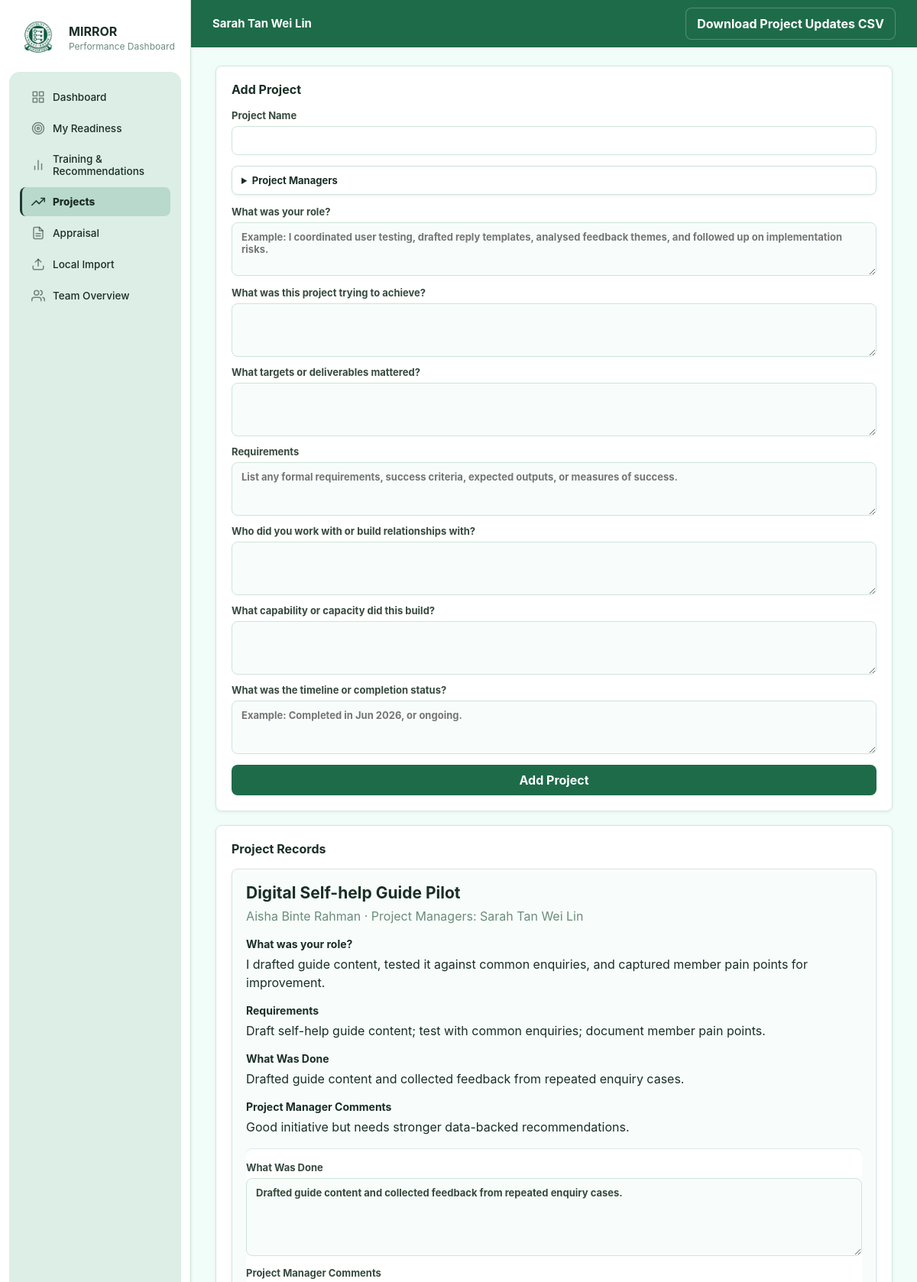
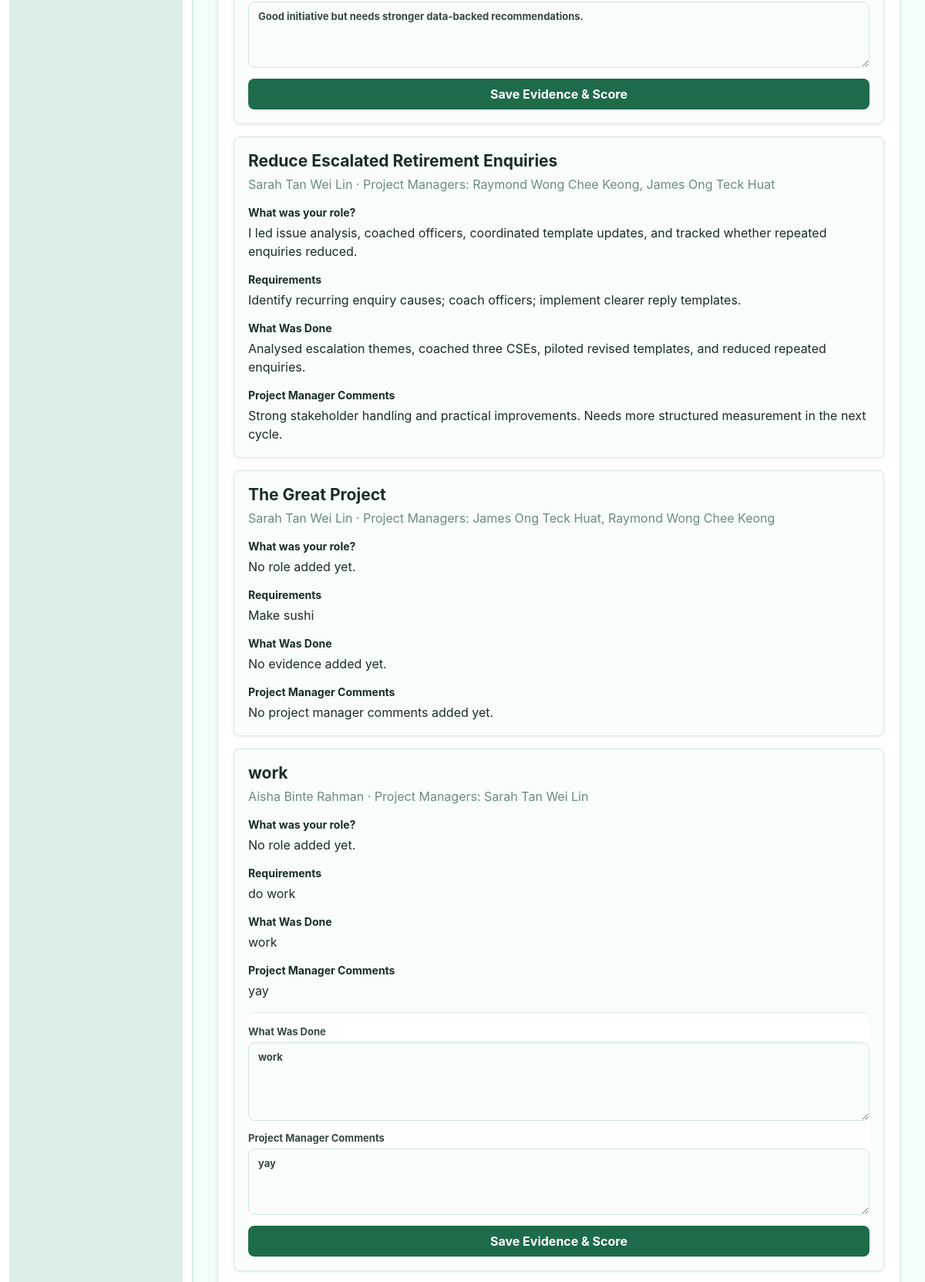
/projects (signed in, upper part), run on the app's committed database (2 pictures, top to bottom).
### tables this page shows
CREATE TABLE "users" (
              id TEXT PRIMARY KEY,
              username TEXT NOT NULL UNIQUE,
              password_hash TEXT NOT NULL,
              name TEXT NOT NULL,
              role TEXT NOT NULL CHECK (role IN ('CSE', 'TL', 'CSM', 'AH', 'Admin')),
              record_version INTEGER NOT NULL DEFAULT 1,
              updated_at TEXT NOT NULL DEFAULT CURRENT_TIMESTAMP
            );

CREATE TABLE project_records (
  id INTEGER PRIMARY KEY AUTOINCREMENT,
  officer_id TEXT NOT NULL,
  project_name TEXT NOT NULL,
  project_lead TEXT NOT NULL DEFAULT '',
  requirements_text TEXT NOT NULL,
  evidence_text TEXT NOT NULL DEFAULT '',
  supervisor_comments TEXT NOT NULL DEFAULT '',
  supervisor_score REAL,
  updated_at TEXT NOT NULL DEFAULT CURRENT_TIMESTAMP, project_leads TEXT NOT NULL DEFAULT '', project_role TEXT NOT NULL DEFAULT '',
  FOREIGN KEY(officer_id) REFERENCES users(id)
);

### app.py (the view, shortened to what this page needs)
@app.route("/projects", methods=["GET", "POST"])
@login_required
def projects_page():
    visible, officer = resolve_visible_officer()
    user = current_user()
    if user["role"] == "Admin":
        projects = all_projects()
    elif user["role"] in TEAM_ROLES:
        projects = projects_for_project_lead(user["id"])
    else:
        projects = projects_for(officer["id"])
    return render_page(
        "projects.html",
        users=visible,
        officer=officer,
        projects=projects,
        project_lead_options=[ item for item in list_users() if item["role"] in {*TEAM_ROLES, "Admin"} ],
    )

### app.py (called while the page is built)
def current_user():
    user_id = session.get("user_id")
    return find_user(user_id) if user_id else None

def login_required(fn):
    @wraps(fn)
    def wrapper(*args, **kwargs):
        if not current_user():
            return redirect(url_for("login"))
        return fn(*args, **kwargs)
    return wrapper

def render_page(template_name, **page_data):
    user = current_user()
    page_data["logged_in_user"] = user
    visible = visible_users(user, list_users()) if user else []
    viewed_user_id = session.get("view_as_id")
    viewed_user = find_user(viewed_user_id) if viewed_user_id else user
    nav_user = viewed_user if user and user["role"] == "Admin" and viewed_user and viewed_user["id"] != user["id"] else user
    page_data["viewed_user"] = viewed_user
    page_data["nav_user"] = nav_user
    page_data["viewing_options"] = visible
    return render_template(template_name, **page_data)

def resolve_visible_officer():
    user = current_user()
    users = list_users()
    visible = visible_users(user, users)
    officer_id = (
        request.values.get("officer_id")
        or session.get("view_as_id")
        or user["id"]
    )
    if user["role"] == "CSE":
        officer_id = user["id"]
    officer = find_user(officer_id)
    if officer is None:
        officer = user
    if not can_view_user(user, officer):
        abort(403)
    return visible, officer

### db.py (called while the page is built)
def db_path() -> Path:
    return Path(os.getenv("MIRROR_DB_PATH", str(DEFAULT_DB))).resolve()

def connect(path: Path | None = None) -> sqlite3.Connection:
    path = path or db_path()                            ## If caller gives a path, use it. Otherwise use normal app DB path.
    path.parent.mkdir(parents=True, exist_ok=True)      ## create the folder if missing
    conn = sqlite3.connect(path)                        ## opens the DB file, if file does not exist, SQLite can create it
    conn.row_factory = sqlite3.Row                      ## makes rows accessible by column name row["username"] (instead of just index row[0])
    conn.execute("PRAGMA foreign_keys = ON")            ## turns on foreign keys
    conn.execute("PRAGMA journal_mode = WAL")           ## WAL mode helps SQLite handle read/writes more smoothly
    return conn                                         ## return the open connection

def row_to_dict(row: sqlite3.Row | None) -> dict[str, Any] | None:
    return dict(row) if row else None

### templates/projects.html (shortened to what this page needs)
{% extends "base.html" %}
{% block content %}
<header class="page-header">
  <div>
    <h1>{{ officer.name }}</h1>
  </div>
  <a class="button-link" href="{{ url_for('export_projects_csv') }}">Download Project Updates CSV</a>
</header>
<section class="content-grid single-column">
  {% if viewed_user.id == logged_in_user.id %}
  <article class="panel">
    <h2>Add Project</h2>
    <form method="post" class="form-card embedded">
      <label>Project Name
        <input name="project_name" required>
      </label>
      <details class="multi-select-panel">
        <summary>Project Managers</summary>
      </details>
      <label>What was your role?
        <textarea name="project_role" rows="3" required
          placeholder="Example: I coordinated user testing, drafted reply templates, analysed feedback themes, and followed up on implementation risks."></textarea>
      </label>
      <div class="project-question-grid">
        <label>What was this project trying to achieve?
          <textarea name="project_purpose" rows="3" required></textarea>
        </label>
        <label>What targets or deliverables mattered?
          <textarea name="project_targets" rows="3" required></textarea>
        </label>
        <label>Requirements
          <textarea name="requirements_text" rows="3" required
            placeholder="List any formal requirements, success criteria, expected outputs, or measures of success."></textarea>
        </label>
        <label>Who did you work with or build relationships with?
          <textarea name="project_relationships" rows="3"></textarea>
        </label>
        <label>What capability or capacity did this build?
          <textarea name="project_capability" rows="3"></textarea>
        </label>
        <label>What was the timeline or completion status?
          <textarea name="project_timeline" rows="3" placeholder="Example: Completed in Jun 2026, or ongoing."></textarea>
        </label>
      </div>
      <button type="submit">Add Project</button>
    </form>
  </article>
  {% endif %}
  <article class="panel project-records-panel">
    <h2>Project Records</h2>
    {% if projects %}
    <div class="record-list">
      {% for project in projects %}
      <article class="record-card">
        <h3>{{ project.project_name }}</h3>
        <p class="muted">
          {{ project.officer_name }} · Project Managers: {{ project.project_lead_names or "None" }}
        </p>
        <h4>What was your role?</h4>
        <p>{{ project.project_role or "No role added yet." }}</p>
        <h4>Requirements</h4>
        <p>{{ project.requirements_text }}</p>
        <h4>What Was Done</h4>
        <p>{{ project.evidence_text or "No evidence added yet." }}</p>
        <h4>Project Manager Comments</h4>
        <p>{{ project.supervisor_comments or "No project manager comments added yet." }}</p>
        {% set lead_ids = project.project_leads.split(";") %}
        {% if logged_in_user.id in lead_ids or logged_in_user.role == "Admin" %}
        <form method="post" class="form-card embedded" data-ai-loading>
          <label>What Was Done
            <textarea name="evidence_text" rows="5">{{ project.evidence_text }}</textarea>
          </label>
          <label>Project Manager Comments
            <textarea name="supervisor_comments" rows="4">{{ project.supervisor_comments }}</textarea>
          </label>
          <button type="submit">Save Evidence & Score</button>
        </form>
        {% endif %}
      </article>
      {% endfor %}
    </div>
    {% else %}
    <p class="muted">No projects have been added yet.</p>
    {% endif %}
  </article>
</section>
{% endblock %}

### data on the page
users: name "Sarah Tan Wei Lin", name "Sarah Tan Wei Lin" "Sarah Tan Wei Lin"
project_records: project_name "Digital Self-help Guide Pilot", project_role "I drafted guide content, tested it against common enquiries, and captured member pain points for improvement.", requirements_text "Draft self-help guide content; test with common enquiries; document member pain points.", evidence_text "Drafted guide content and collected feedback from repeated enquiry cases.", supervisor_comments "Good initiative but needs stronger data-backed recommendations.", evidence_text "Drafted guide content and collected feedback from repeated enquiry cases.", supervisor_comments "Good initiative but needs stronger data-backed recommendations."
users: officer_name "Aisha Binte Rahman" "Aisha Binte Rahman"
project_records: project_name "Reduce Escalated Retirement Enquiries", officer_name "Sarah Tan Wei Lin", project_lead_names "Raymond Wong Chee Keong, James Ong Teck Huat", project_role "I led issue analysis, coached officers, coordinated template updates, and tracked whether repeated enquiries reduced.", requirements_text "Identify recurring enquiry causes; coach officers; implement clearer reply templates.", evidence_text "Analysed escalation themes, coached three CSEs, piloted revised templates, and reduced repeated enquiries.", supervisor_comments "Strong stakeholder handling and practical improvements. Needs more structured measurement in the next cycle."
project_records: project_name "The Great Project", officer_name "Sarah Tan Wei Lin", project_lead_names "James Ong Teck Huat, Raymond Wong Chee Keong", project_role "No role added yet.", requirements_text "Make sushi", evidence_text "No evidence added yet.", supervisor_comments "No project manager comments added yet."
project_records: project_name "work", requirements_text "do work", evidence_text "work", supervisor_comments "yay", evidence_text "work", supervisor_comments "yay"

### other printed values
{{ project.project_role or "No role added yet." }} "No role added yet."
